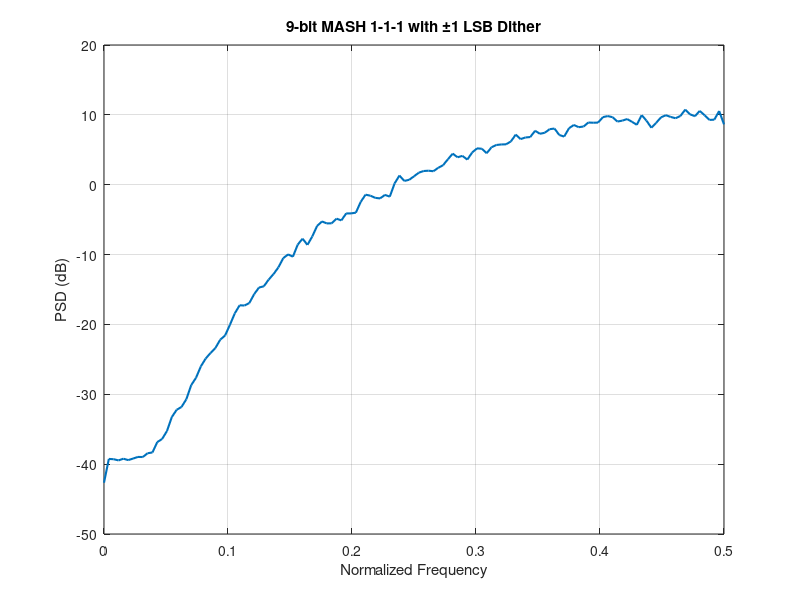

MATLAB code to generate this figure:
clc;
clear;
close all;

%% ===============================
%  Parameters
% ===============================
N   = 10000;
Xin = sqrt(2)/10;

Nb  = 9;
M   = 2^Nb;
Xin_int = Xin * M;

%% ===============================
%  State initialization
% ===============================
S1 = 0; S2 = 0; S3 = 0;

C1 = zeros(1,N);
C2 = zeros(1,N);
C3 = zeros(1,N);
Yout = zeros(1,N);

%% ===============================
%  Sample-by-sample simulation
% ===============================
for n = 1:N

    % ===== LSB DITHER (±1 LSB) =====
    dither = 2*(rand > 0.5) - 1;   % +1 or -1

    % -------- Stage 1 --------
    tmp1 = S1+ Xin_int + dither;
    C1(n) = floor(tmp1 / M);
    S1 = mod(tmp1, M);

    % -------- Stage 2 --------
    tmp2 = S2 + S1  ;
    C2(n) = floor(tmp2 / M);
    S2 = mod(tmp2, M);

    % -------- Stage 3 --------
    tmp3 = S3 + S2 ;
    C3(n) = floor(tmp3 / M);
    S3 = mod(tmp3, M);

    % -------- Noise cancellation --------
    if n == 1
        Yout(n) = C1(n) + C2(n) + C3(n);
    elseif n == 2
        Yout(n) = C1(n) ...
                + (C2(n) - C2(n-1)) ...
                + (C3(n) - 2*C3(n-1));
    else
        Yout(n) = C1(n) ...
                + (C2(n) - C2(n-1)) ...
                + (C3(n) - 2*C3(n-1) + C3(n-2));
    end
end

%% ===============================
%  Results
% ===============================
fprintf('Average of Yout = %.6f\n', mean(Yout));

%% ===============================
%  PSD
% ===============================
figure;
[PSD, f] = pwelch(Yout - mean(Yout), [], [], [], 1);
plot(f, 10*log10(PSD), 'LineWidth', 1.5);
grid on;
xlabel('Normalized Frequency');
ylabel('PSD (dB)');
title('9-bit MASH 1-1-1 with ±1 LSB Dither');
xlim([0 0.5]);
